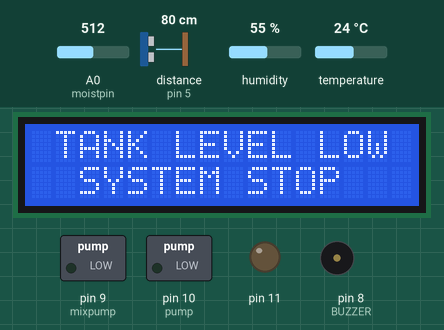
The sketch below on a simulated Arduino Uno, built with avr-gcc and run on an emulated ATmega328P. Shown: 16×2 character LCD, switched loads named in the sketch (green lamp = pin HIGH), output pins drawn as LEDs (lit = HIGH), buzzer (waves = sounding). The test bench sets the inputs (shaded band); at power-on: distance to the obstacle (sensor on pin 5) 80 cm, A0 (moistpin) = 512, humidity 55 %, temperature 24 °C. The echo pulse lasts 58.3 µs per cm; pins used as bus, display or sensor lines are not drawn; what the sketch prints to the serial monitor is not drawn.

Above: at 10.5 s.
10.6 s: distance to the obstacle (sensor on pin 5) set to 43 cm
19.7 s: distance to the obstacle (sensor on pin 5) set to 35 cm
At 23.4 s:
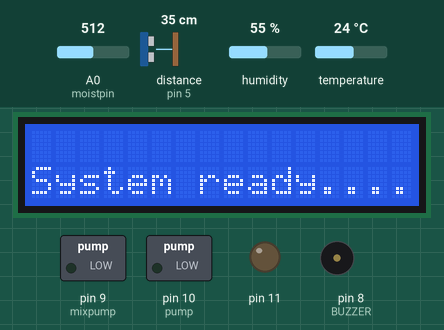
23.9 s: A0 (moistpin) set to 869
At 25.2 s:
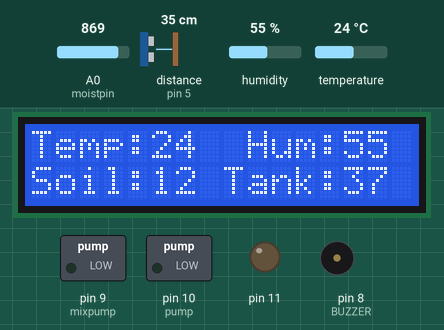
31.6 s: A0 (moistpin) set to 883
At 32.4 s:
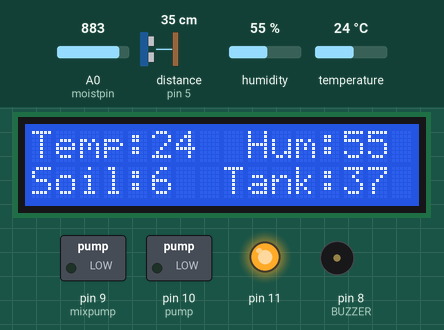
34.4 s: distance to the obstacle (sensor on pin 5) set to 60 cm
At 35.5 s:
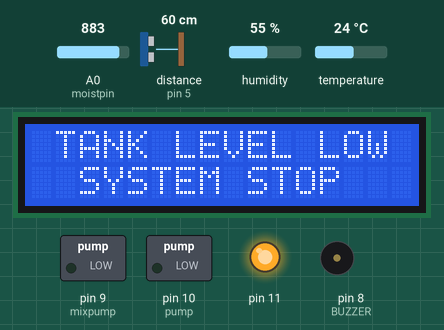
37.2 s: humidity set to 22 %
At 38.66 s:
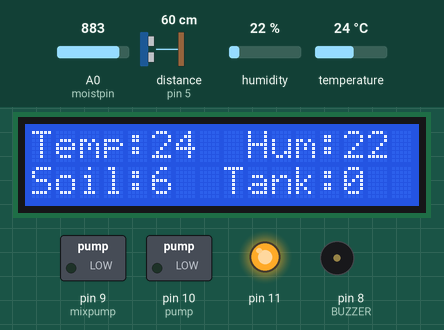
Timing chart, 0 to 41.0 s (numbered marks = the images above; inputs shaded):
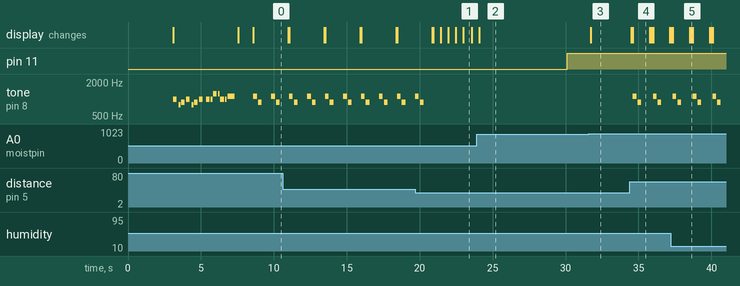

The sketch:

Plant_Keeper_Bluetooth.ino
```cpp
#include <SoftwareSerial.h>
#include <DHT.h>
#include <Adafruit_Sensor.h>
#include <Wire.h>
#include <LiquidCrystal_I2C.h>

SoftwareSerial hcSerial(3, 2);  // RX, TX

LiquidCrystal_I2C lcd(0x27, 2, 1, 0, 4, 5, 6, 7, 3, POSITIVE);  //I2C pins declaration

#define mixpump 9       //pump for mix solution
#define pump 10         //pump for the plant

#define moistpin A0     //Capacitive Soil Moisture Sensor

//Sensor for water tank level
#define echopin 5
#define trigpin 6

//edit this value accordingly
#define mintank 50      //lowest level  - 50cm tank water level from sensor
#define maxtank 10      //highest level - 10cm tank water level from sensor
#define tankLOW 40      //40cm from sensor is the minimum water level accepted

#define DHTPIN 7        //pin D7 sensor for temperatur and humidity
#define DHTTYPE DHT11

DHT dht(DHTPIN, DHTTYPE);

//edit this value accordingly
#define moistmin 900    //soil moisture minimum treshold
#define moistmax 650    //soil moisture maximum treshold
#define moistlevel 750  //moisture level for soil to be watered

//minimum 1023
//maximum 650
//watering level 750

char input;
unsigned long changeTime;
unsigned long changeTime2;
unsigned long timeStable;

byte currState, lastState;

bool checkState;

int temp;
int hum;
int moistsensor, moist;
int duration, distance, tank, tankstatus;

void setup() {
  Serial.begin(9600);
  hcSerial.begin(9600);

  delay(3000);

  pinMode(moistpin, INPUT);
  pinMode(echopin, INPUT);
  pinMode(DHTPIN, INPUT);

  pinMode(trigpin, OUTPUT);
  pinMode(mixpump, OUTPUT);
  pinMode(pump, OUTPUT);
  pinMode(11, OUTPUT);

  dht.begin();

  lcd.begin(16,2);//Defining 16 columns and 2 rows of lcd display
  lcd.backlight();//To Power ON the back light
  //lcd.noBacklight();// To Power OFF the back light


  //Start System
  mixpumpOFF();
  pumpOFF();

  //INTRO Display
  lcd.setCursor(0,0); lcd.print("  Welcome to");
  lcd.setCursor(0,1); lcd.print(" Plant Keeper");
  Serial.println();
  Serial.println("Welcome to Plant Keeper");

  melody();


  //Sensor Check
  sensorCheck();    //check sensor status

  displayStatus();
  delay(1000);

  while (tank < 30) {
    tankempty();
    sensorCheck();
  }

/*
  //Run the mixture pump to ready
  lcd.clear();
  lcd.setCursor(0,0); lcd.print("Mix Pump ON");
  lcd.setCursor(0,1); lcd.print("for a moment...");
  Serial.println("System is preparing.....");


  //Ready the system
  pumpOFF();
  mixpumpON();
  delay(10000);     //ON mixPump for 10 seconds
  mixpumpOFF();
*/

  lcd.clear();
  lcd.setCursor(0,1); lcd.print("System ready");
  Serial.println("System will be ready in 3 seconds...");
  delay(500);
  lcd.setCursor(0,1); lcd.print("System ready.");
  delay(500);
  lcd.setCursor(0,1); lcd.print("System ready..");
  delay(500);
  lcd.setCursor(0,1); lcd.print("System ready...");
  delay(500);
  lcd.setCursor(0,1); lcd.print("System ready....");
  delay(500);

  automatic();

  lastState = HIGH;
  checkState = false;

}

void loop() {

  sensorCheck();    //check sensor status

  displayStatus();
  delay(100);

  if (tank < 30) {
    tankempty();
  }

  else {

  //begin of pump

    if(hcSerial.available()) {

      input = hcSerial.read();

      Serial.print("   Input:");
      Serial.print(input);

      switch(input) {
        case 'a': automatic(); break;
        case 'm': manual(); break;
        case 'p': pumpOFF(); break;
        case 'P': pumpON(); break;
        case '1': changeTime = millis(); break;
      }

    }

    if ((millis() - changeTime) > 30000) {
      digitalWrite(11, HIGH);
      automatic();
    }
    else digitalWrite(11, LOW);

    //end of pump
  }

}


void automatic() {
  if (moistsensor > moistlevel) {

    if (moistsensor >= moistlevel) currState = LOW;
    if (moistsensor < moistlevel) currState = HIGH;

    if (currState != lastState) {
      if (currState == LOW) {
        timeStable = millis();
        checkState = true;
      }
    }

      else {
        checkState = true;
      }

      lastState = currState;

    if (checkState) {
      if ((millis() - timeStable) >= 180000) {        //stable LOW state for 3 minits (180second)
        //once moist level LOW is stable state
        mixpumpON();
        if ((millis() - changeTime2) > 30000) {     //pumpON after 30 seconds mixpumpON
          pumpON();
        }   //end of LOW level stable state
      }

      else {
        changeTime2 = millis();
        //pumpOFF();
        //mixpumpOFF();
      }
    }


  }
  else {
    mixpumpOFF();
    pumpOFF();


    lastState = HIGH;
    checkState = false;
  }
}


void manual() {
  mixpumpON();
}


void mixpumpON() {
  digitalWrite(mixpump, HIGH);
}


void mixpumpOFF() {
  digitalWrite(mixpump, LOW);
}


void pumpON() {
  digitalWrite(pump, HIGH);
}


void pumpOFF() {
  digitalWrite(pump, LOW);
}


void tankempty() {
  mixpumpOFF();
  pumpOFF();

  lcd.clear();
  lcd.setCursor(0,0); lcd.print(" TANK LEVEL LOW");
  lcd.setCursor(0,1); lcd.print("  SYSTEM STOP");

  Serial.println();
  Serial.println("Tank is EMPTY. Please REFILL");

  #define NOTE_A5   880
  #define NOTE_CS6   1109

  #define BUZZER 8

  int melody[] = {NOTE_CS6, NOTE_A5};
  int noteDurations[] = {4, 4};

    for (int thisNote = 0; thisNote < 2; thisNote++){
      int noteDuration = 1000 / noteDurations[thisNote];
      tone(BUZZER, melody[thisNote], noteDuration);
      int pauseBetweenNotes = noteDuration * 1.30;
      delay(pauseBetweenNotes);
      noTone(BUZZER);
    }

  delay(500);
  lcd.clear();
}


void sensorCheck() {
  temp = dht.readTemperature();
  hum = dht.readHumidity();
  moistsensor = analogRead(moistpin);

  moist = map(moistsensor,moistmin,moistmax,0,100);
  if (moist < 0) moist = 0;

  digitalWrite(trigpin, HIGH);
  delayMicroseconds(1000);
  digitalWrite(trigpin, LOW);
  duration = pulseIn(echopin, HIGH);
  distance = (duration / 2) / 29.1;
  tank = map(distance,mintank,maxtank,0,100);
  if (tank < 0) tank = 0;
  if (distance < tankLOW) tankstatus = 100;
  if (distance > tankLOW) tankstatus = 30;

  if (isnan(hum) || isnan(temp)) {
    Serial.println("DHT error!");
    return;
  }

  hcSerial.print(temp);
  hcSerial.print("|");
  hcSerial.print(hum);
  hcSerial.print("|");
  hcSerial.print(moist);
  hcSerial.print("|");
  hcSerial.print(tank);
  hcSerial.print("|");
  hcSerial.print(tankstatus);
  hcSerial.println("|");

  Serial.println("");
  Serial.print("Temperature: ");
  Serial.print(temp);
  Serial.print("°C   Humidity: ");
  Serial.print(hum);
  Serial.print("   Soil Moisture: ");
  Serial.print(moist);
  Serial.print("%   Water Tank: ");
  Serial.print(tank);
  Serial.print("%");

}


void displayStatus() {
  lcd.setCursor(0,0); lcd.print("Temp:");
  lcd.setCursor(5,0); lcd.print(temp);
  lcd.setCursor(9,0); lcd.print("Hum:");
  lcd.setCursor(13,0); lcd.print(hum);
  lcd.setCursor(0,1); lcd.print("Soil:");
  lcd.setCursor(5,1); lcd.print(moist);
  if(moist >= 100){lcd.setCursor(8,1); lcd.print("Tank:");}
  if(moist < 100){lcd.setCursor(7,1); lcd.print(" Tank:");}
  if(moist < 10){lcd.setCursor(6,1); lcd.print("  Tank:");}
  lcd.setCursor(13,1); lcd.print(tank);
  if(tank < 100){lcd.setCursor(15,1); lcd.print(" ");}

}


void melody(){

#define NOTE_B5   988
#define NOTE_G5   784
#define NOTE_A5   880
#define NOTE_DS6  1245
#define NOTE_CS6   1109

#define BUZZER 8

int melody[] = {NOTE_B5, 0, NOTE_G5, NOTE_A5, NOTE_B5, 0, NOTE_G5, NOTE_A5, NOTE_B5, 0, NOTE_B5, NOTE_B5, NOTE_DS6, NOTE_DS6, NOTE_B5, NOTE_B5, NOTE_CS6};
int noteDurations[] = {4, 16, 8, 4, 4, 16, 8, 4, 4, 8, 4, 8, 4, 8, 4, 8, 2};

  for (int thisNote = 0; thisNote < 17; thisNote++){
    int noteDuration = 1000 / noteDurations[thisNote];
    tone(BUZZER, melody[thisNote], noteDuration);
    int pauseBetweenNotes = noteDuration * 1.30;
    delay(pauseBetweenNotes);
    noTone(BUZZER);
  }
}
```

Measured:
- the behaviour switches between 39 and 38 cm on distance to the obstacle (sensor on pin 5) (found by bisection; images 0 and 1)
- the behaviour switches between 875 and 876 on A0 (moistpin) (found by bisection; images 2 and 3)
- after the input at 19.7 s, tone on pin 8 (BUZZER): goes on until 20.3 s, then stays silent; the display: first differs from a run without the input after 1.2 s (image 1 shows a later state)
- after the input at 23.9 s, the display: changes after 0.18 s (image 2)
- after the input at 31.6 s, the display: changes after 0.12 s (image 3)
- after the input at 34.4 s, tone on pin 8 (BUZZER): plays 1109 Hz for 0.25 s, 880 Hz for 0.25 s, 1109 Hz for 0.25 s, 880 Hz for 0.25 s, starting after 0.22 s; the display: first changes after 0.09 s (image 4 shows a later state)
- by itself, tone on pin 8 (BUZZER): repeats every 1.2 s: silent 0.08 s, 880 Hz 0.25 s, silent 0.67 s, 1109 Hz 0.25 s
